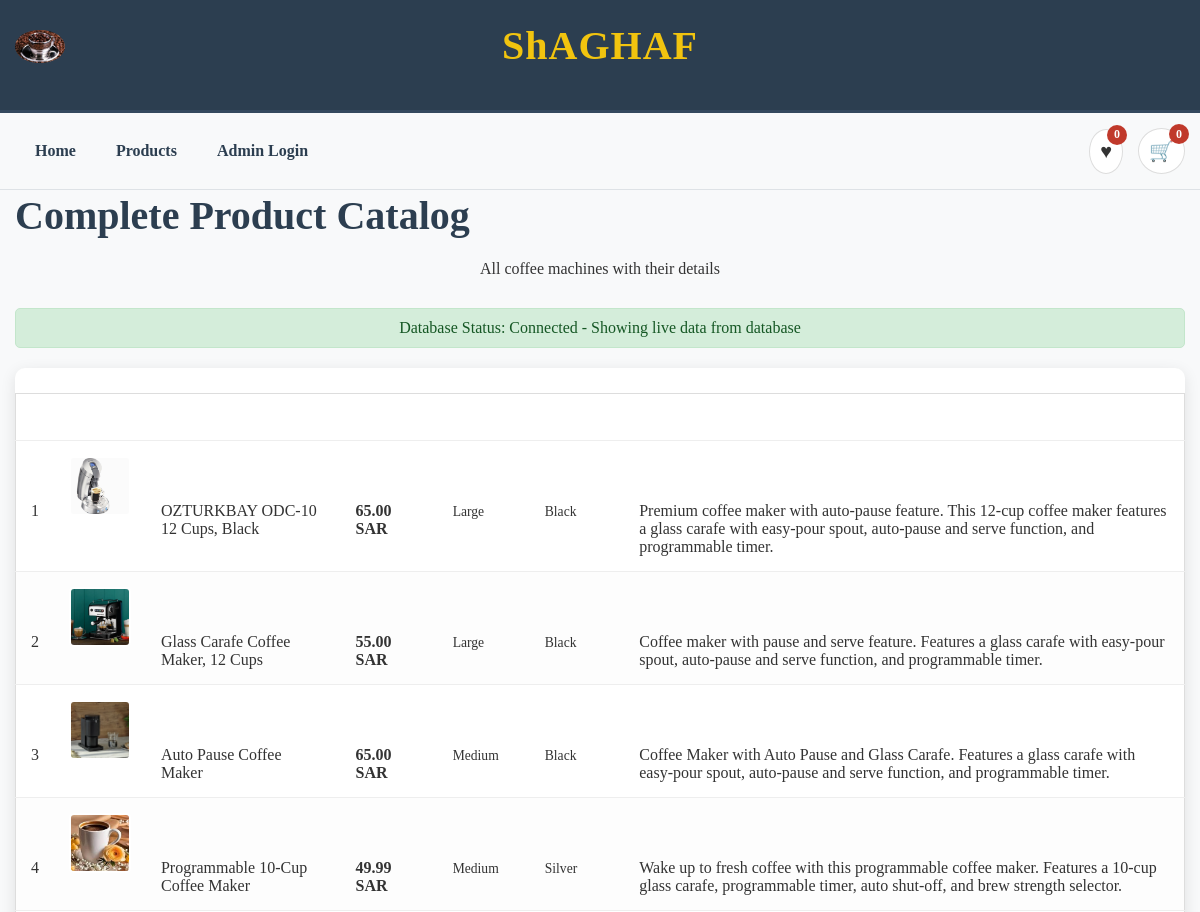
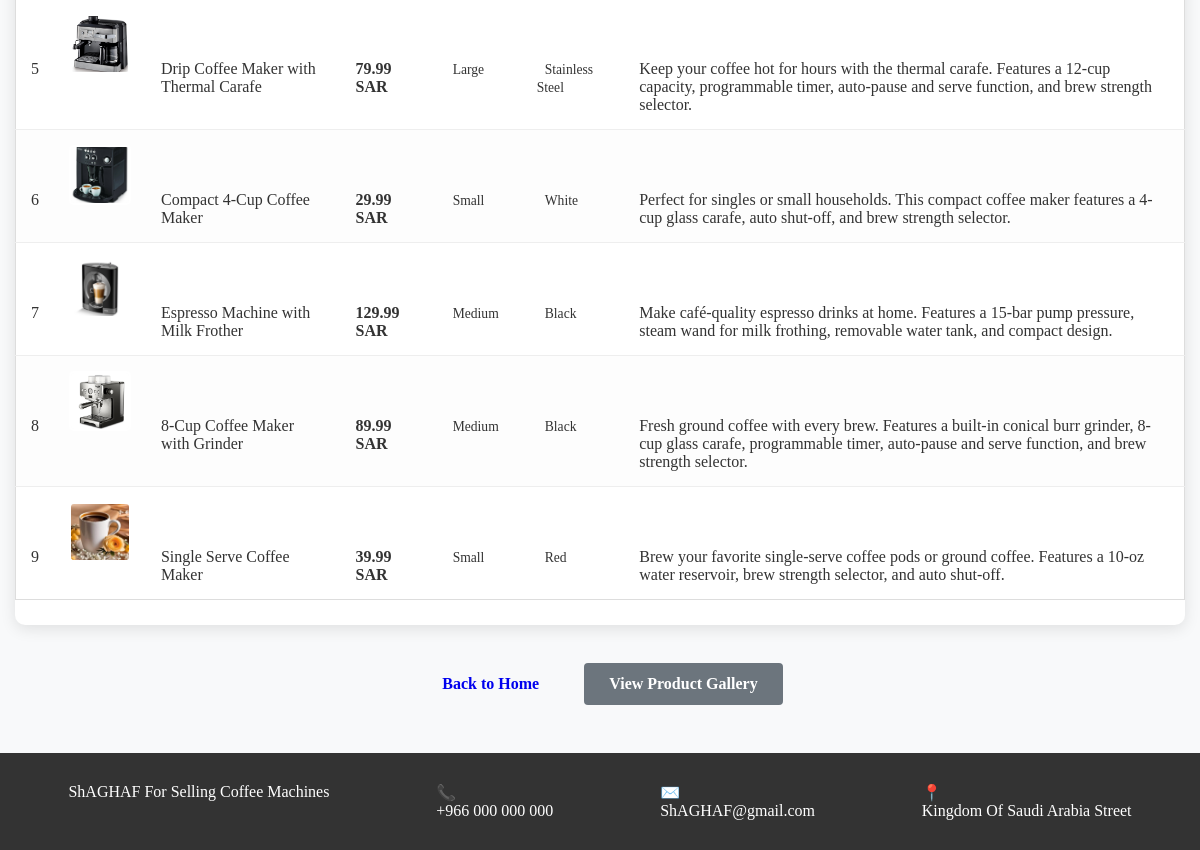
Page /all_products_table.php on the committed database (2 pictures, top to bottom).
### tables this page shows
CREATE TABLE IF NOT EXISTS Product (
    id INT AUTO_INCREMENT PRIMARY KEY,
    name VARCHAR(255) NOT NULL,
    Price DECIMAL(10, 2) NOT NULL,
    size VARCHAR(50),
    Color VARCHAR(50),
    ProductOverview TEXT,
    Vimage VARCHAR(255),
    created_at TIMESTAMP DEFAULT CURRENT_TIMESTAMP
);

### all_products_table.php (the view, shortened to what this page needs)
<?php
$database_available = false;
$products = array();
function getProducts($conn) {
    if ($conn && $conn->ping() !== false) {
        $products = array();
        $sql = "SELECT * FROM Product ORDER BY id ASC";
        $result = $conn->query($sql);
        if ($result && $result->num_rows > 0) {
            while($row = $result->fetch_assoc()) {
                $products[] = $row;
            }
        }
        return $products;
    }
    return array();
}
try {
    include('includes/db_Connection.php');
    if ($conn !== null) {
        if ($conn !== null) {
            $database_available = true;
            $products = getProducts($conn);
        }
    }
} catch (Exception $e) {
    $database_available = false;
}
?>
<!DOCTYPE html>
<html>
<head>
    <link rel="stylesheet" href="assets/css/complete.css">
</head>
<body>
    <?php include('includes/header.php'); ?>
    <?php include('includes/menu.php'); ?>
    <main>
        <article>
            <section class="section">
                <div class="container">
                    <h1>Complete Product Catalog</h1>
                    <p style="text-align: center; margin-bottom: 30px;">All coffee machines with their details</p>
                    <?php if (!$database_available): ?>
                        <div class="db-status db-disconnected">
                            <strong>Database Status:</strong> Disconnected - Showing sample data (database not available)
                        </div>
                    <?php else: ?>
                        <div class="db-status db-connected">
                            <strong>Database Status:</strong> Connected - Showing live data from database
                        </div>
                    <?php endif; ?>
                    <div class="table-container">
                        <table class="products-table">
                            <thead>
                                <tr>
                                    <th>#</th>
                                    <th>Image</th>
                                    <th>Product Name</th>
                                    <th>Price</th>
                                    <th>Size</th>
                                    <th>Color</th>
                                    <th>Description</th>
                                </tr>
                            </thead>
                            <tbody>
                                <?php if ($database_available && count($products) > 0): ?>
                                    <?php foreach ($products as $product): ?>
                                        <tr>
                                            <td><?php echo $product['id']; ?></td>
                                            <td><img src="assets/images/<?php echo $product['Vimage']; ?>" alt="<?php echo htmlspecialchars($product['name']); ?>" class="thumbnail"></td>
                                            <td><?php echo htmlspecialchars($product['name']); ?></td>
                                            <td class="price"><?php echo number_format($product['Price'], 2); ?> SAR</td>
                                            <td><span class="size"><?php echo $product['size']; ?></span></td>
                                            <td><span class="color"><?php echo $product['Color']; ?></span></td>
                                            <td><?php echo htmlspecialchars($product['description'] ?? $product['ProductOverview']); ?></td>
                                        </tr>
                                    <?php endforeach; ?>
                                <?php endif; ?>
                            </tbody>
                        </table>
                    </div>
                    <div class="actions">
                        <a href="index.php" class="btn">Back to Home</a>
                        <a href="products_showcase.php" class="btn btn-secondary">View Product Gallery</a>
                    </div>
                </div>
            </section>
        </article>
    </main>
    <?php include('includes/footer.php'); ?>
</body>
</html>

### includes/header.php (shortened to what this page needs)
<div class="top-bar">
  <div class="container">
    <h1 class="h1">
      <a href="./index.php" class="logo"><span class="span">ShAGHAF</span></a>
    </h1>
    <p style="float: left; position:absolute;top: 10px;">
      <img src="./assets/images/24-7.png" width="50" height="50" style="border-radius: 50%;"
        loading="lazy" alt="ShAGHAF Coffee Shop">
    </p>
  </div>
</div>

### includes/menu.php (shortened to what this page needs)
<?php
$is_admin = isset($_SESSION['is_admin']) && $_SESSION['is_admin'] === true;
$cartCount = 0;
$favoritesCount = count($_SESSION['favorites']);
?>
<div class="nav-wrapper">
  <div class="container">
    <nav class="navbar" data-navbar>
      <ul class="navbar-list">
        <li>
          <a href="./index.php" class="navbar-link">Home</a>
        </li>
        <li>
          <a href="./products_showcase.php" class="navbar-link">Products</a>
        </li>
        <?php if ($is_admin): ?>
        <li>
          <a href="./Add_prodect.php" class="navbar-link">Add Products</a>
        </li>
        <li>
          <a href="./table.php" class="navbar-link">Manage Products</a>
        </li>
        <li>
          <a href="./logout.php" class="navbar-link">Logout</a>
        </li>
        <?php else: ?>
        <li>
          <a href="./Login.php" class="navbar-link">Admin Login</a>
        </li>
        <?php endif; ?>
      </ul>
    </nav>
    <div class="header-action">
      <a href="./favorites.php" class="header-action-btn" aria-label="Open wishlist">
        <span style="font-size: 20px;">&#9829;</span>
        <data class="btn-badge" value="<?php echo $favoritesCount; ?>"><?php echo $favoritesCount; ?></data>
      </a>
      <a href="./cart.php" class="header-action-btn" aria-label="Open shopping cart">
        <span style="font-size: 20px;">&#128722;</span>
        <data class="btn-badge" value="<?php echo $cartCount; ?>"><?php echo $cartCount; ?></data>
      </a>
    </div>
  </div>
</div>

### includes/footer.php (shortened to what this page needs)
<footer class="footer">
  <div class="footer-bottom">
    <div class="container">
      <ul class="footer-bottom-list">
        <li class="footer-item">
          ShAGHAF For Selling Coffee Machines
        </li>
        <li class="footer-item">
          <div class="contact-icon">
            <span>📞</span>
          </div>
          <a href="tel:+966000000000" class="contact-link">+966 000 000 000</a>
        </li>
        <li class="footer-item">
          <div class="contact-icon">
            <span>✉️</span>
          </div>
          <a href="mailto:ShAGHAF@gmail.com" class="contact-link">ShAGHAF@gmail.com</a>
        </li>
        <li class="footer-item">
          <div class="contact-icon">
            <span>📍</span>
          </div>
          <address class="contact-link">Kingdom Of Saudi Arabia Street</address>
        </li>
      </ul>
    </div>
  </div>
</footer>

### assets/css/complete.css (style rules this page uses)
* { visibility: visible !important; opacity: 1 !important; box-sizing: border-box; }
body { display: block !important; background: #f8f9fa !important; margin: 0; font-family: Arial, sans-serif; line-height: 1.6; color: #333; min-height: 100vh; }
html, body, div, span, applet, object, iframe, h1, h2, h3, h4, h5, h6, p, blockquote, pre, a, abbr, acronym, address, big, cite, code, del, dfn, em, img, ins, kbd, q, s, samp, small, strike, strong, sub, sup, tt, var, b, u, i, center, dl, dt, dd, ol, ul, li, fieldset, form, label, legend, table, caption, tbody, tfoot, thead, tr, th, td, article, aside, canvas, details, embed, figure, figcaption, footer, header, hgroup, menu, nav, output, ruby, section, summary, time, mark, audio, video { margin: 0; padding: 0; border: 0; font-size: 100%; font: inherit; vertical-align: baseline; }
.container-fluid, .row, .col-md-12, .panel, .panel-body, .ts-main-content, .content-wrapper, main, article { display: block !important; visibility: visible !important; opacity: 1 !important; }
.container { max-width: 1200px; margin: 0 auto; padding: 0 15px; }
h1, h2, h3, h4, h5, h6 { font-weight: 700; margin-bottom: 18px; color: #2c3e50; line-height: 1.3; }
h1 { font-size: 2.5rem; }
.btn { padding: 12px 24px; border: none; cursor: pointer; text-decoration: none; display: inline-block; font-size: 16px; font-weight: 600; text-align: center; margin: 6px; }
.btn-secondary { background: #6c757d; color: white; }
table { width: 100%; border-collapse: collapse; margin: 25px 0; background: white; border: 1px solid #ddd; }
th, td { padding: 16px; text-align: left; border-bottom: 1px solid #ddd; }
th { background: #2c3e50; font-weight: 600; color: white; text-transform: uppercase; font-size: 14px; }
tr:last-child td { border-bottom: none; }
tr:nth-child(even) { background-color: #fdfdfd; }
img { max-width: 100%; height: auto; }
.thumbnail { width: 100px; height: 100px; object-fit: cover; border: 2px solid white; }

### all_products_table.php (style rules this page uses)
.table-container { overflow-x: auto; margin: 20px 0; background: white; border-radius: 10px; box-shadow: 0 4px 15px rgba(0,0,0,0.1); }
.products-table { width: 100%; border-collapse: collapse; }
.products-table th, .products-table td { padding: 15px; text-align: left; border-bottom: 1px solid #eee; }
.products-table th { background: linear-gradient(to right, var(--emerald), #27ae60); color: white; font-weight: 600; }
.thumbnail { width: 80px; height: 60px; object-fit: cover; border-radius: 5px; }
.price { font-weight: bold; color: var(--accent); }
.size, .color { background-color: var(--light); padding: 3px 8px; border-radius: 15px; font-size: 0.85em; }
.db-status { padding: 10px; margin: 10px 0; border-radius: 5px; text-align: center; }
.db-connected { background-color: #d4edda; color: #155724; border: 1px solid #c3e6cb; }
.actions { text-align: center; margin: 30px 0; }
.btn { display: inline-block; padding: 12px 25px; margin: 8px; text-decoration: none; border-radius: 4px; font-weight: 600; transition: all 0.3s ease; border: none; cursor: pointer; font-size: 16px; }
.btn-secondary { background: #6c757d; color: white; }

### includes/header.php (style rules this page uses)
.top-bar { background: #2c3e50; color: #fff; padding: 20px 0; text-align: center; border-bottom: 3px solid #34495e; }
.logo { color: #fff; font-size: 2.5rem; font-weight: 700; text-decoration: none; letter-spacing: 1px; }
.logo .span { color: #f1c40f; }
.container { max-width: 1200px; margin: 0 auto; padding: 0 15px; position: relative; }

### includes/menu.php (style rules this page uses)
.nav-wrapper { background: #f8f9fa; padding: 15px 0; border-bottom: 1px solid #dee2e6; }
.nav-wrapper .container { display: flex; justify-content: space-between; align-items: center; }
.navbar-list { display: flex; list-style: none; }
.navbar-link { text-decoration: none; padding: 10px 15px; color: #2c3e50; font-weight: 600; font-size: 16px; border-radius: 4px; transition: all 0.3s ease; margin: 0 5px; }
.header-action { display: flex; align-items: center; }
.header-action-btn { background: white; border: 1px solid #ddd; font-size: 1.2rem; margin-left: 15px; cursor: pointer; padding: 10px; border-radius: 50%; transition: all 0.3s ease; position: relative; text-decoration: none; color: inherit; }
.btn-badge { position: absolute; top: -5px; right: -5px; background: #c0392b; color: white; border-radius: 50%; width: 20px; height: 20px; font-size: 12px; display: flex; align-items: center; justify-content: center; font-weight: bold; }
.container { max-width: 1200px; margin: 0 auto; padding: 0 15px; position: relative; }

### rows in the picture
product: id "1", Vimage (picture), name "OZTURKBAY ODC-10 12 Cups, Black", Price "65.00", size "Large", Color "Black", ProductOverview "Premium coffee maker with auto-pause feature. This 12-cup coffee maker features a glass carafe with easy-pour spout, auto-pause and serve function, and programmable timer."
product: id "2", Vimage (picture), name "Glass Carafe Coffee Maker, 12 Cups", Price "55.00", size "Large", Color "Black", ProductOverview "Coffee maker with pause and serve feature. Features a glass carafe with easy-pour spout, auto-pause and serve function, and programmable timer."
product: id "3", Vimage (picture), name "Auto Pause Coffee Maker", Price "65.00", size "Medium", Color "Black", ProductOverview "Coffee Maker with Auto Pause and Glass Carafe. Features a glass carafe with easy-pour spout, auto-pause and serve function, and programmable timer."
product: id "4", Vimage (picture), name "Programmable 10-Cup Coffee Maker", Price "49.99", size "Medium", Color "Silver", ProductOverview "Wake up to fresh coffee with this programmable coffee maker. Features a 10-cup glass carafe, programmable timer, auto shut-off, and brew strength selector."
product: id "5", Vimage (picture), name "Drip Coffee Maker with Thermal Carafe", Price "79.99", size "Large", Color "Stainless Steel", ProductOverview "Keep your coffee hot for hours with the thermal carafe. Features a 12-cup capacity, programmable timer, auto-pause and serve function, and brew strength selector."
product: id "6", Vimage (picture), name "Compact 4-Cup Coffee Maker", Price "29.99", size "Small", Color "White", ProductOverview "Perfect for singles or small households. This compact coffee maker features a 4-cup glass carafe, auto shut-off, and brew strength selector."
product: id "7", Vimage (picture), name "Espresso Machine with Milk Frother", Price "129.99", size "Medium", Color "Black", ProductOverview "Make café-quality espresso drinks at home. Features a 15-bar pump pressure, steam wand for milk frothing, removable water tank, and compact design."
product: id "8", Vimage (picture), name "8-Cup Coffee Maker with Grinder", Price "89.99", size "Medium", Color "Black", ProductOverview "Fresh ground coffee with every brew. Features a built-in conical burr grinder, 8-cup glass carafe, programmable timer, auto-pause and serve function, and brew strength selector."
product: id "9", Vimage (picture), name "Single Serve Coffee Maker", Price "39.99", size "Small", Color "Red", ProductOverview "Brew your favorite single-serve coffee pods or ground coffee. Features a 10-oz water reservoir, brew strength selector, and auto shut-off."

### other values in the picture
$favoritesCount "0"
$cartCount "0"
